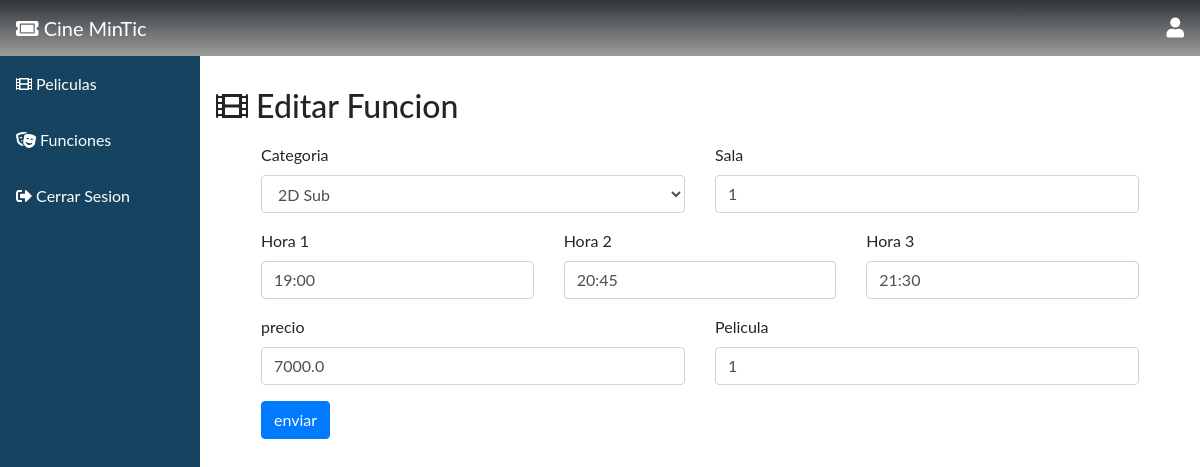
The page /admin_funciones/edit/?id=1 on the database its author committed.
### tables this page shows
CREATE TABLE funcion (id INTEGER PRIMARY KEY AUTOINCREMENT, categoria VARCHAR, hora1 TIME, hora2 TIME, hora3 TIME, sala VARCHAR, puntuacion DOUBLE, precio DOUBLE, pelicula_codigo INT REFERENCES pelicula (codigo) ON DELETE CASCADE ON UPDATE CASCADE);

### main.py (the view)
@app.route('/admin_funciones/edit/', methods=['GET', 'POST'])
def editfuncion():
    if request.method == 'GET':
        id=request.args.get('id')
        db=get_db()
        result=db.execute("SELECT * FROM funcion WHERE id=?",(id,))
        result= result.fetchall()
        db.close()
        return render_template('editfuncion.html',result=result)

### db.py (called while the page is built)
def get_db():
    try:
        if 'db' not in g:
            print('conectada')
            g.db = sqlite3.connect('cinemintic.db')
        return g.db
    except Error:
        print(Error)

### main.py (called while the page is built)
@app.before_request
def cargar_usuario_registrado():
    id_usuario = session.get('id_usuario')
    if id_usuario is None:
        g.user = None
    else:
        g.user = get_db().execute(
                'SELECT id, nombre, email, password,fecha_nacimiento,genero,cargo_id FROM usuario WHERE id = ?'
                ,
                (id_usuario,)
            ).fetchone()

### templates/editfuncion.html (shortened to what this page needs)
{% extends "bootstrap/base.html" %}
{% import "bootstrap/wtf.html" as wtf %}
{% block styles %}
  <link rel="stylesheet" href="https://maxcdn.bootstrapcdn.com/bootstrap/4.0.0/css/bootstrap.min.css">
  <link href="https://cdnjs.cloudflare.com/ajax/libs/font-awesome/5.13.0/css/all.min.css" rel="stylesheet">
{% endblock %}
{% block content %}
  <div class="sidebar">
    <a class="active" href="{{ url_for('home') }}"><i class="fas fa-ticket-alt"></i> Cine MinTic</a>
    <a href="{{ url_for('manage_movies') }}"><i class="fas fa-film"></i> Peliculas</a>
    <a href="{{ url_for('manage_functions') }}"><i class="fas fa-theater-masks"></i> Funciones</a>
    <a href="{{ url_for('logout') }}"><i class="fas fa-sign-out-alt"></i> Cerrar Sesion</a>
  </div>
  <nav style="background: linear-gradient(180deg, var(--black2) 0%, var(--black1) 100%);color: white;" class="navbar justify-content-between">
    <a class="navbar-brand"><i class="fas fa-ticket-alt"></i> Cine MinTic</a>
    <i style="font-size:20px" class="fas fa-user"></i>
  </nav>
  <div class="content">
    <div style="padding-top: 30px;padding-bottom: 10px;" class="row">
      <div class="col"><h2><i class="fas fa-film"></i> Editar Funcion</h2></div>
    </div>
    {% for fila in result %}
    <form method="POST" action="{{ url_for('updatefuncion') }}" >
      <div style="margin-left: 30px;margin-right: 30px;" class="row">
          <div class="col-6">
              <div class="form-group">
                <label for="exampleFormControlInput1">Categoria</label>
                <select class="form-control" name="categoria" id="categoria">
                  <option value="{{ fila[1] }}" hidden>{{ fila[1] }}</option>
                </select>
              </div>
          </div>
          <div class="col-6">
              <div class="form-group">
                <label for="exampleFormControlSelect1">Sala</label>
                <input type="text" class="form-control" id="sala" name="sala" value="{{fila[5]}}">
              </div>
          </div>
          <div class="col-4">
              <div class="form-group">
                <label for="exampleFormControlTextarea1">Hora 1</label>
                <input type="text" class="form-control" id="hora1" name="hora1" value="{{fila[2]}}">
              </div>
          </div>
          <div class="col-4">
            <div class="form-group">
              <label for="exampleFormControlTextarea1">Hora 2</label>
              <input type="text" class="form-control" id="hora2" name="hora2" value="{{fila[3]}}">
            </div>
        </div>
        <div class="col-4">
          <div class="form-group">
            <label for="exampleFormControlTextarea1">Hora 3</label>
            <input type="text" class="form-control" id="hora3" name="hora3" value="{{fila[4]}}">
          </div>
      </div>
          <div class="col-6">
            <div class="form-group">
              <label for="exampleFormControlInput1">precio</label>
              <input type="number" class="form-control" id="precio" name="precio" value="{{fila[7]}}">
            </div>
        </div>
        <div class="col-6">
          <div class="form-group">
            <label for="exampleFormControlInput1">Pelicula</label>
            <input type="text" class="form-control" id="pelicula_codigo" name="pelicula_codigo" value="{{fila[-1]}}">
          </div>
      </div>
      {% endfor %}
        <div class="col-12">
          <input class="btn btn-primary" type="submit" value="enviar">
        </div>
      </div>
    </form>
  </div>
{% endblock %}

### templates/editfuncion.html (style rules this page uses)
:root { --gold1:#F4BD76; --gold2:#F6CD8F; --gray:#ffffff80; --gray2:#f7d9d990; --black1: #9C9C9B; --black2: #30353B; --shadow: 0 8px 8px; --color_shadow: #00000033; }
body { margin: 0; font-family: "Lato", sans-serif; }
.sidebar { margin: 0; padding: 0; width: 200px; background-color: #154360; position: fixed; height: 100%; overflow: auto; }
.sidebar a { display: block; color: white; padding: 16px; text-decoration: none; }
.sidebar a.active { background: linear-gradient(180deg, var(--black2) 0%, var(--black1) 100%);color: white; color: white; }
div.content { margin-left: 200px; padding: 1px 16px; }

### rows shown on the page
funcion: categoria "2D Sub", sala "1", hora1 "19:00", hora2 "20:45", hora3 "21:30", precio "7000.0", pelicula_codigo "1"
